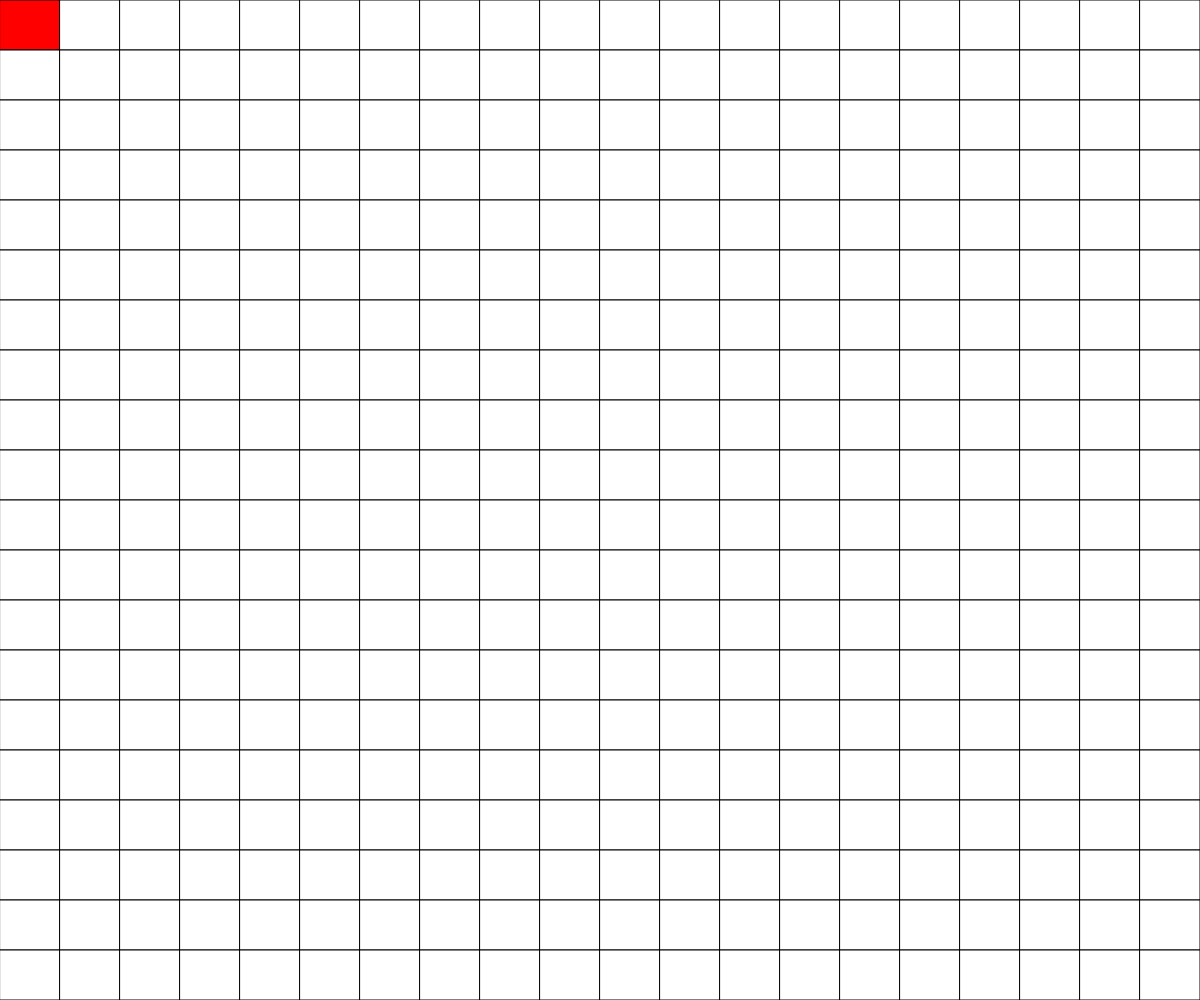
Frame 1 (no input)
Frame 60 (no input): identical to frame 1, image omitted
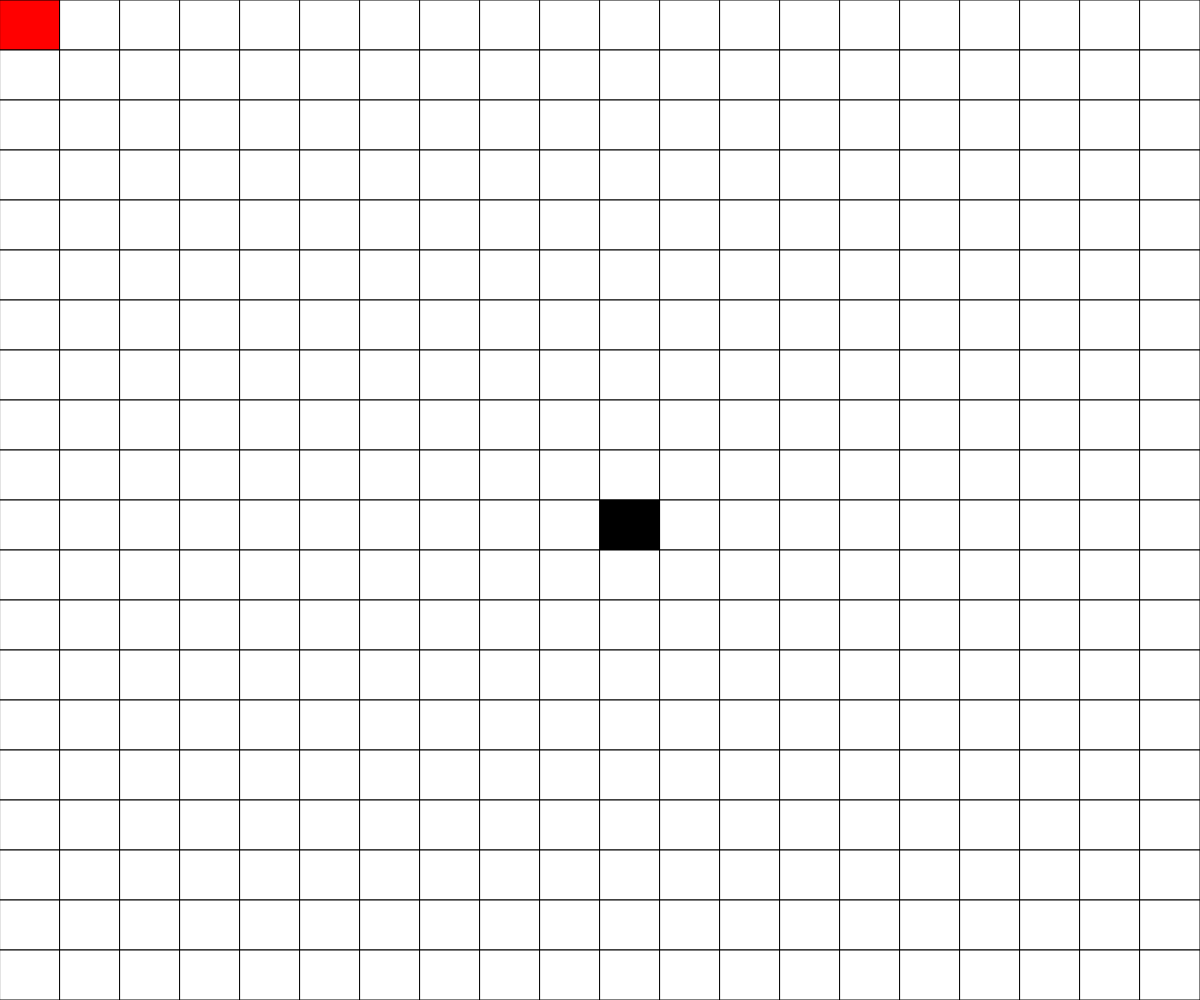
Frame 120 (the mouse pressed at the canvas centre since frame 60)

The p5.js sketch that drew these frames (run headless with seeded random() and noise() and a simulated clock; from frame 60 on, the mouse is pressed at the canvas centre):

// p5.js sketch
// ── sketch.js
// Sokoban
// Imani Fodje
// 1/27/2021
//
// Extra for Experts:
// - describe what you did to take this project "above and beyond"

let grid;
let rows = 20;
let cols = 20;
let cellWidth, cellHeight;
let playerX = 0;
let playerY = 0;

//  puzzles
let lvl0, lvl1, lvl2, lvl3, lvl4, lvl5;



function setup() {
  createCanvas(windowWidth, windowHeight);
  grid = createEmptyGrid(cols, rows);
  cellWidth = width / cols;
  cellHeight = height / rows;
  grid[playerY][playerX] = 3;
}

function draw() {
  background(220);
  displayGrid();
  movePlayer();
}

function displayGrid() {
  for (let y = 0; y < rows; y++) {
    for (let x = 0; x < cols; x++) {
      if (grid[y][x] === 0) {
        fill("white");
      }
      else if (grid[y][x] === 1) {
        fill("black");
      }
      else if (grid[y][x] === 2) {
        fill("brown");
      }
      else if (grid[y][x] === 3) {
        fill("red");
      }
      else if (grid[y][x] === 4) {
        fill("blue");
      }
      rect(x*cellWidth, y*cellHeight, cellWidth, cellHeight);
    }
    
  }
}

function createEmptyGrid() {
  let empty = [];
  for (let y = 0; y < rows; y++) {
    empty.push([]);
    for (let x = 0; x < cols; x++) {
      empty[y].push(0);
    }
  }
  return empty;
}

function movePlayer(x, y, oldX, oldY, direction) {
  if (x >= 0  && x < cols && y >= 0 && y < rows && grid[y][x] !== 1) {
    // let oldNum = grid[y][x];
    grid[y][x] = 3; // new player location
    grid[oldY][oldX] = 0; // remove player from old spot
    
    if (direction === "right") {
      playerX++;
    }
    if (direction === "left") {
      playerX--;
    }
    if (direction === "up") {
      playerY--;
    }
    if (direction === "down") {
      playerY++;
    }
  }

  // if (x >= 0  && x < cols && y>= 0 && y < rows && grid[y][x] === 2) {
  //   let oldNum = grid[y][x];
  //   grid[y][x] = 3; // new player location
  //   grid[oldY][oldX] = oldNum; // remove player from old spot
  //   pushBox();
  // }
}

function keyPressed() {
  if (key === "d" && playerX < cols) {
    movePlayer(playerX + 1, playerY, playerX, playerY, "right");
  }
  if (key === "a" && playerX > 0) {
    movePlayer(playerX - 1, playerY, playerX, playerY, "left");
  }
  if (key === "w" && playerY > 0) {
    movePlayer(playerX, playerY - 1, playerX, playerY, "up");
  }
  if (key === "s" && playerY < rows) {
    movePlayer(playerX, playerY + 1, playerX, playerY, "down");
  }
}

function pushBox(x, y, oldX, oldY) {
  if (x >= 0  && x < cols && y>= 0 && y < rows && grid[y][x] !== 1) {
    grid[y][x] = 2; // new box location
    grid[oldY][oldX] = 3; // remove box from old spot, replace with player
  }
}

function mousePressed() {
  let x = Math.floor(mouseX / cellWidth);
  let y = Math.floor(mouseY / cellHeight);

  if (grid[y][x] === 0) {
    grid[y][x] = 1;
  }
  else if (grid[y][x] === 1) {
    grid[y][x] = 2;
  }
  else if (grid[y][x] === 2) {
    grid[y][x] = 4;
  }
  else if (grid[y][x] === 4) {
    grid[y][x] = 0;
  }
}
